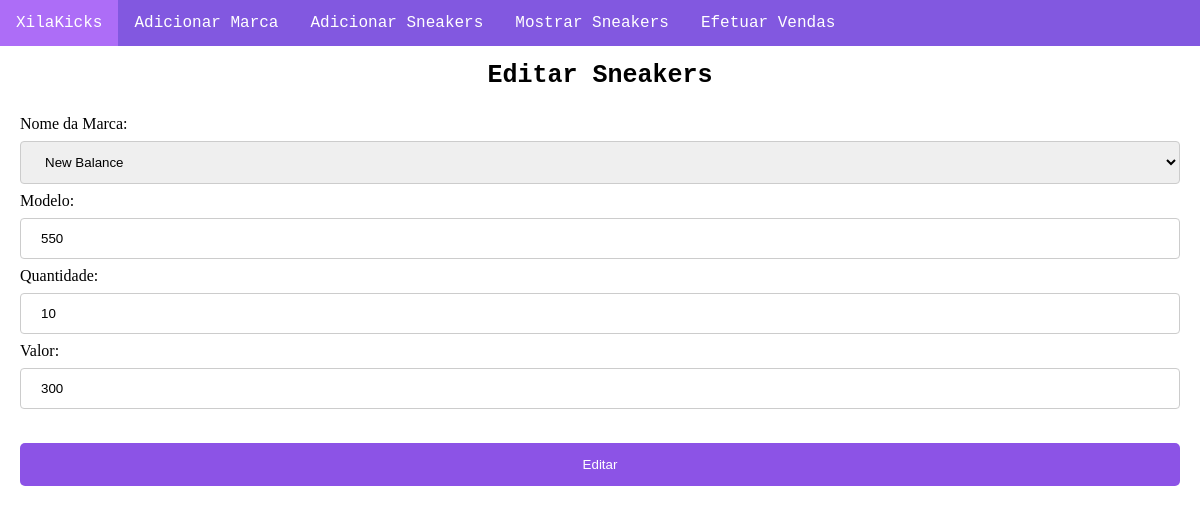
The app's page /edit.php?edit_id=22 with its own data.
### tables this page shows
CREATE TABLE `sneakers` (
  `ID` int(11) NOT NULL,
  `Marca` varchar(75) NOT NULL,
  `Modelo` varchar(75) NOT NULL,
  `Quantidade` int(11) NOT NULL,
  `Valor` double NOT NULL
);

### edit.php (the view, shortened to what this page needs)
<!DOCTYPE html>
<html>
<head>
    <link rel="stylesheet" type="text/css" href="estilos_sneakers.css">
</head>
<body>
<div class="row">
    <div class="topnav" id="myTopnav">
    <a href="home.php">XilaKicks</a>
		<a href="input_marca.php">Adicionar Marca</a>
		<a href="input_sneakers.php">Adicionar Sneakers</a>
        <a href="show_sneakers.php">Mostrar Sneakers</a>
        <a href="#vendas">Efetuar Vendas</a>
    </div>
</div>
<br>
<br>
<h3 style="font-size: 25px;">Editar Sneakers</h3>
<?php
  $servername = "localhost";
  $username = "root";
  $password = "";
  $database = "xilakicks";
$conn = NEW mysqli($servername, $username, $password, $database);
$id1 = $_GET['edit_id'];
$sql1 = "SELECT * FROM sneakers where ID = $id1";
$resultSet = $conn->query($sql1);
$data = $resultSet->fetch_assoc();
  $conn = mysqli_connect($servername, $username, $password, $database);
?>
<?php
$sql2 = "SELECT Marca FROM sneakers WHERE ID='$id1'";
$result2 = mysqli_query($conn,$sql2);
$data2=$result2->fetch_assoc();
?>
<div style="margin: 20px;border: 20px;">
<form method="post">
        <label for="Marca">Nome da Marca:</label>
    <br>
<select name="nomemarca">
<option value="<?= $data2['Marca']?>"><?= $data2['Marca']?>
</option>
</select>
        <label for="Modelo">Modelo:</label>
        <input type="text" placeholder="Modelo..." value="<?= $data['Modelo']?>" name="modelo" id="modelo">
        <label for="Quantidade">Quantidade:</label>
        <input type="text" placeholder="Quantidade..." onkeypress="isInputNumber(event)" value="<?= $data['Quantidade']?>" name="quantidade" id="quantidade">
        <label for="Valor">Valor:</label>
        <input type="text" placeholder="Valor..." onkeypress="isInputNumber(event)" value="<?= $data['Valor']?>" name="valor" id="valor">
        <input type="submit" onclick="myFunction()" value="Editar" name="submit" id="submit">
</form>
    </div>
</body>
</html>

### estilos_sneakers.css (style rules this page uses)
input[type=submit] { width: 100%; background-color: #8C53E6; color: white; padding: 14px 20px; margin: 8px 0; border: none; border-radius: 4px; cursor: pointer; }
input[type=text], select { width: 100%; padding: 12px 20px; margin: 8px 0; display: inline-block; border: 1px solid #ccc; border-radius: 4px; box-sizing: border-box; }
body { margin: 0px; border: 0px; }
h3 { text-align: center; font-family: 'Courier New', Courier, monospace; font-size: 25px; }
.topnav { overflow: hidden; background-color: #8258E0; position: fixed; width: 100%; font-family: 'Courier New', Courier, monospace; }
.topnav a { float: left; display: block; color: #ffffff; text-align: center; padding: 14px 16px; text-decoration: none; font-size: 1em; }
.row { font-family: 'Courier New', Courier, monospace; }
.row::after { content: ""; clear: both; display: table; }

### records on screen
sneakers: nomemarca "New Balance", modelo "550", quantidade "10", valor "300"
